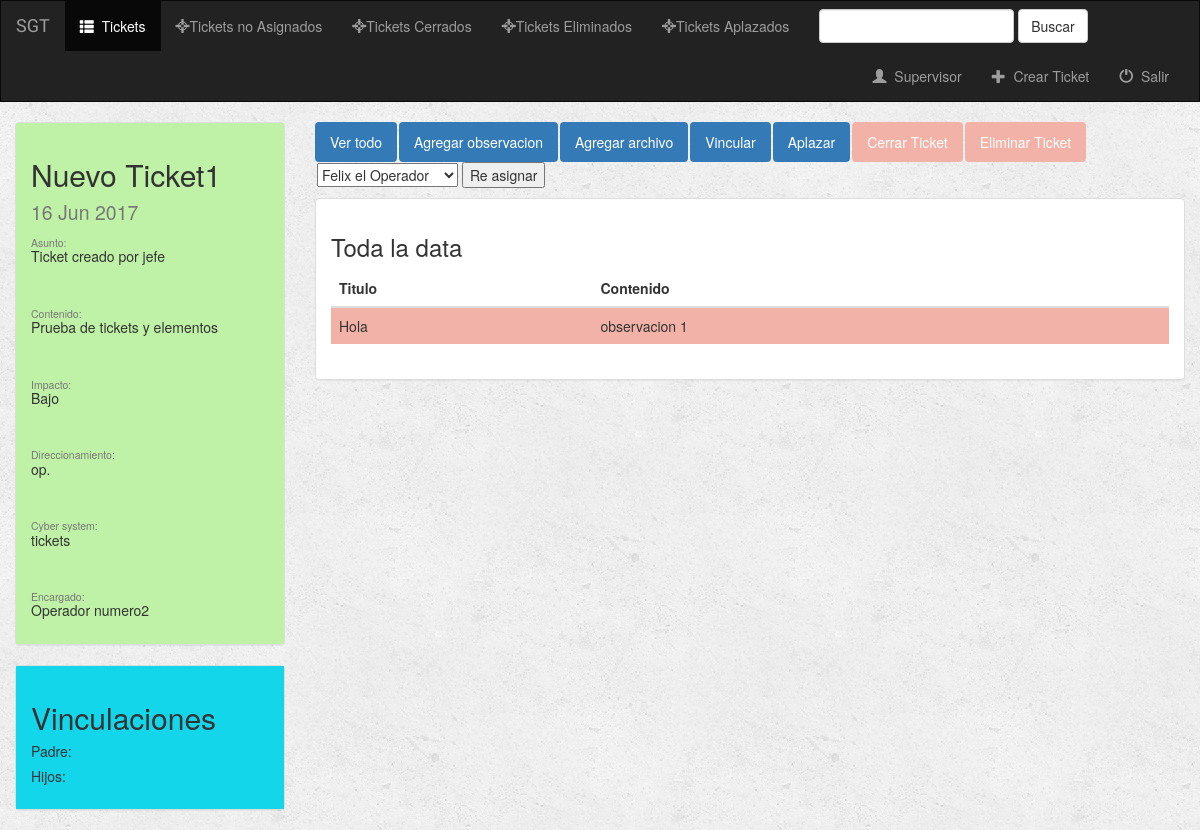
Page /ticket/22/ (signed in) on the earlier database version.
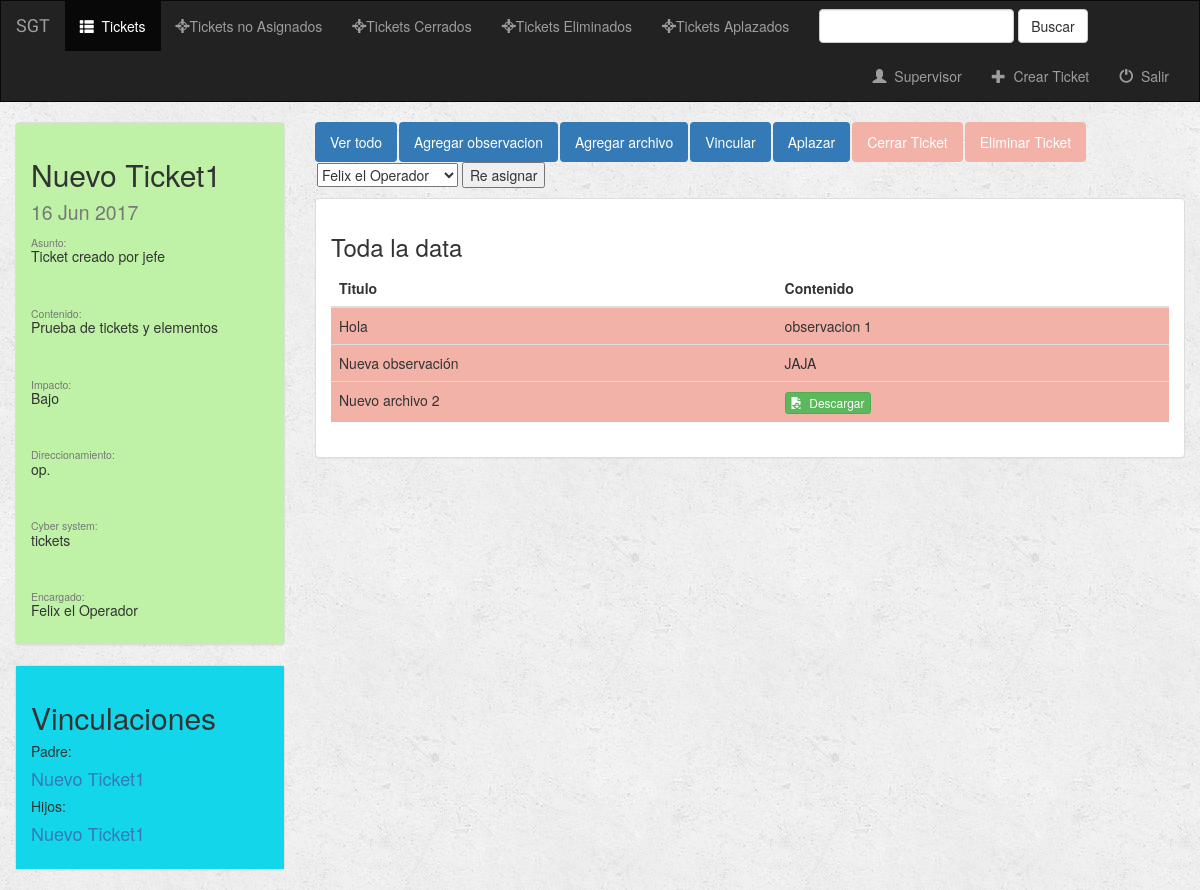
Same page on the later database version.
### ticket/models.py (models this page shows, shortened)
class Ticket(models.Model):
    titulo = models.CharField(max_length=100)
    asunto = models.CharField(max_length=300, null=True)
    contenido = models.CharField(max_length=300, null=True)
    prioridad = models.CharField(max_length=15, choices=(('Urgente', 'Urgente'), ('Estandar', 'Estandar'),
                                                         ('Baja', 'Baja')))
    impacto = models.CharField(max_length=8, null=True)
    direccionamiento = models.CharField(max_length=10, null=True)
    cybersystem = models.CharField(max_length=10, null=True)
    fecha_apertura = models.DateField(auto_now_add=True)
    fecha_cierre = models.DateField(null=True)
    cerrado = models.BooleanField(default=False)
    aplazado = models.BooleanField(default=False)
    fecha_aplazo = models.DateField(null=True, default = date.today())
    tiempo_restante_aplazo = models.DurationField(null=True)
    asignado = models.BooleanField(default=False)
    eliminado = models.BooleanField(default=False)
    creador = models.ForeignKey(User, related_name='creador')
    encargado = models.ForeignKey(User, related_name='encargado', null=True)
    cerrador = models.ForeignKey(User, related_name='cerrador', null=True)
    def __str__(self):
        return self.titulo

class Empleado(models.Model):
    user = models.OneToOneField(User, on_delete=models.CASCADE)
    birth_date = models.DateField
    cargo = models.CharField(max_length=200)
    departamento = models.CharField(max_length=200)
    perfil = models.CharField(max_length=200, choices=(('operador', 'Operador'),
                                                       ('supervisor', 'Supervisor'), ('jefe', 'Jefe')))
    direccion = models.CharField(max_length=200)
    def __str__(self):
        return self.user.first_name + " " + self.user.last_name

class TextData(models.Model):
    ticket = models.ForeignKey(Ticket, on_delete=models.CASCADE)
    visada = models.BooleanField(default=False)
    data_title = models.CharField(max_length=250)
    data_text = models.CharField(max_length=1000)
    def __str__(self):
        return self.data_title

class FileData(models.Model):
    ticket = models.ForeignKey(Ticket, on_delete=models.CASCADE)
    visada = models.BooleanField(default=False)
    data_title = models.CharField(max_length=250)
    data_file = models.FileField(default='')
    def __str__(self):
        return self.data_title

class Vinculo(models.Model):
    ticket_padre = models.ForeignKey(Ticket, on_delete=models.CASCADE, related_name='hijo')
    ticket_hijo = models.ForeignKey(Ticket, on_delete=models.CASCADE, related_name='padre')
    vinculo = models.CharField(max_length=50)

### ticket/views.py (the view)
# urls.py: url(r'^(?P<ticket_id>[0-9]+)/$', views.detail, name='detail'),
def detail(request, ticket_id):
    if not request.user.is_authenticated():
        return render(request, 'ticket/login.html')
    else:
        ticket = get_object_or_404(Ticket, pk=ticket_id)
        user = request.user
        if str(request.user.empleado.perfil) == 'supervisor' or str(request.user.empleado.perfil) == 'jefe':
            operadores = User.objects.filter(empleado__perfil='operador')
            return render(request, 'ticket/' + request.user.empleado.perfil + '/detail.html',
                          {'ticket': ticket, 'operadores': operadores})
        else:
            return render(request, 'ticket/' + request.user.empleado.perfil + '/detail.html',
                          {'ticket': ticket, 'user': user})

### templates/ticket/supervisor/detail.html (shortened to what this page needs)
{% extends 'ticket/supervisor/base.html' %}
{% block tickets_active %}active{% endblock %}
{% block body %}
<div class="container-fluid songs-container">
    <div class="row">
        {% include 'ticket/elementos/detalles_ticket.html' %}
        <div class="col-sm-8 col-md-9">
            <ul class="nav nav-pills" style="margin-bottom: 10px;">
                <li role="presentation" class="active"><a href="{% url 'ticket:detail' ticket.id %}">Ver todo</a></li>
                <li role="presentation" class="active"><a href="{% url 'ticket:create_text_data' ticket.id %}">Agregar observacion</a></li>
                <li role="presentation" class="active"><a href="{% url 'ticket:create_file_data' ticket.id %}">Agregar archivo</a></li>
                <li role="presentation" class="active"><a href="{% url 'ticket:accion' ticket.id 'vincular'%}">Vincular</a> </li>
                <li role="presentation" class="active"><a href="{% url 'ticket:accion' ticket.id 'aplazar' %}">Aplazar</a></li>
                {% if not ticket.cerrado %}
                    <li role="presentation" class="active" ><a href="{% url 'ticket:accion' ticket.id 'cerrar' %}" style="background-color: #F2B2A7">Cerrar Ticket</a></li>
                {% endif %}
                {% if not ticket.eliminado %}
                    <li role="presentation" class="active" ><a href="{% url 'ticket:accion' ticket.id 'eliminar' %}" style="background-color:#F2B2A7">Eliminar Ticket</a></li>
                {% endif %}
                {% if not ticket.asignado %}
                    <li>
                    <form action="{% url 'ticket:accion' ticket.id 'asignar' %}" method="post">
                        {% csrf_token %}
                            <select required name="user">
                                {% for operador in operadores %}
                                    <option value={{ operador.id }}>{{ operador.empleado }}</option>
                                {% endfor %}
                            </select>
                        <input type="hidden" name="ticket" value={{ ticket.id }}>
                        <button  type="submit" >Asignar</button>
                    </form>
                    </li>
                {% else %}
                    <li>
                    <form action="{% url 'ticket:accion' ticket.id 'asignar' %}" method="post">
                            <select required name="user">
                                {% for operador in operadores %}
                                    <option value={{ operador.id }}>{{ operador.empleado }}</option>
                                {% endfor %}
                            </select>
                        <button  type="submit" >Re asignar</button>
                    </form>
                    </li>
                {% endif %}
            </ul>
        {% include 'ticket/elementos/data_ticket.html' %}
        </div>
    </div>
    {% include 'ticket/elementos/vinculos_ticket.html' %}
</div>
{% endblock %}

### templates/ticket/elementos/detalles_ticket.html
{% block detalles_ticket %}
        <div class="col-sm-4 col-md-3">
            <div class="panel panel-default">
                <div class="panel-body" {% if ticket.prioridad == 'Baja' %}
                            style="background-color:#BFF2A7"
                        {% elif ticket.prioridad == 'Estandar' %}
                            style="background-color:#F2EFA7"
                        {% else %}
                            style="background-color:#F2B2A7"
                        {% endif %}>
                    <h2>{{ ticket.titulo }} <br><small>{{ ticket.fecha_apertura|date:"d M Y" }}</small></h2>
                    {% if ticket.asunto %}<h5><small>Asunto:</small><br>{{ ticket.asunto }}</h5><br>{% endif %}
                    {% if ticket.contenido %}<h5><small>Contenido:</small><br>{{ ticket.contenido }}</h5><br>{% endif %}
                    {% if ticket.impacto %}<h5><small>Impacto:</small><br>{{ ticket.impacto }}</h5><br>{% endif %}
                    {% if ticket.direccionamiento %}<h5><small>Direccionamiento:</small><br>{{ ticket.direccionamiento }}</h5><br>{% endif %}
                    {% if ticket.cybersystem %}<h5><small>Cyber system:</small><br>{{ ticket.cybersystem }}</h5><br>{% endif %}
                    <h5><small>Encargado:</small><br>{% if ticket.encargado %} {{ ticket.encargado.empleado }} {% else %} ------ {% endif %}</h5>
                </div>
            </div>
        </div>
{% endblock detalles_ticket%}

### templates/ticket/elementos/data_ticket.html (shortened to what this page needs)
 {% block data_ticket %}
    <div class="panel panel-default">
        <div class="panel-body">
            <h3>Toda la data</h3>
            <table class="table">
                <thead>
                <tr>
                    <th>Titulo</th>
                    <th>Contenido</th>
                    <th></th>
                </tr>
                </thead>
                <tbody>
                {% for tdata in ticket.textdata_set.all %}
                    <tr {% if tdata.visada %}
                    style="background-color:#BFF2A7"
                {% else %}
                    style="background-color:#F2B2A7"
                {% endif %}>
                        <td>{{ tdata }}</td>
                        <td>{{ tdata.data_text }}<td>
                    </tr>
                {% endfor %}
                {% for fdata in ticket.filedata_set.all %}
                    <tr {% if fdata.visada %}
                    style="background-color:#BFF2A7"
                {% else %}
                    style="background-color:#F2B2A7"
                {% endif %}>
                        <td>{{ fdata }}</td>
                        <td>
                            <a target="_blank" href="{{ fdata.data_file.url }}">
                                <button type="button" class="btn btn-success btn-xs">
                                    <span class="glyphicon glyphicon-save-file"></span>&nbsp; Descargar
                                </button>
                            </a>
                        </td>
                    <td></td>
                    </tr>
                {% endfor %}
                </tbody>
            </table>
        </div>
    </div>
{% endblock data_ticket %}

### templates/ticket/elementos/vinculos_ticket.html
{% block vinculos_ticket %}
    <div class="row">
        <div class="col-sm-4 col-md-3">
            <div class="panel panel-default">
                <div class="panel-body" style="background-color:#14D6EB">
                    <h2>Vinculaciones</h2>
                    <h5>Padre:</h5>
                    {% for padre in ticket.padre.all %}
                        <h4><a href={% url "ticket:detail" padre.ticket_padre.id %}> {{ padre.ticket_padre }}</a></h4>
                    {% endfor %}
                    <h5>Hijos:</h5>
                    {% for hijo in ticket.hijo.all %}
                        <h4><a href={% url "ticket:detail" hijo.ticket_hijo.id %}> {{hijo.ticket_hijo}}</a></h4>
                    {% endfor %}
                </div>
            </div>
        </div>
    </div>
{% endblock vinculos_ticket%}

Differences in the rows shown:
changed Ticket "Nuevo Ticket1": encargado.empleado "Operador numero2" → "Felix el Operador"
added TextData: data_title "Nueva observación", data_text "JAJA"
added FileData: data_title "Nuevo archivo 2"
added Vinculo: ticket_padre "Nuevo Ticket1", ticket_hijo "Nuevo Ticket1"
